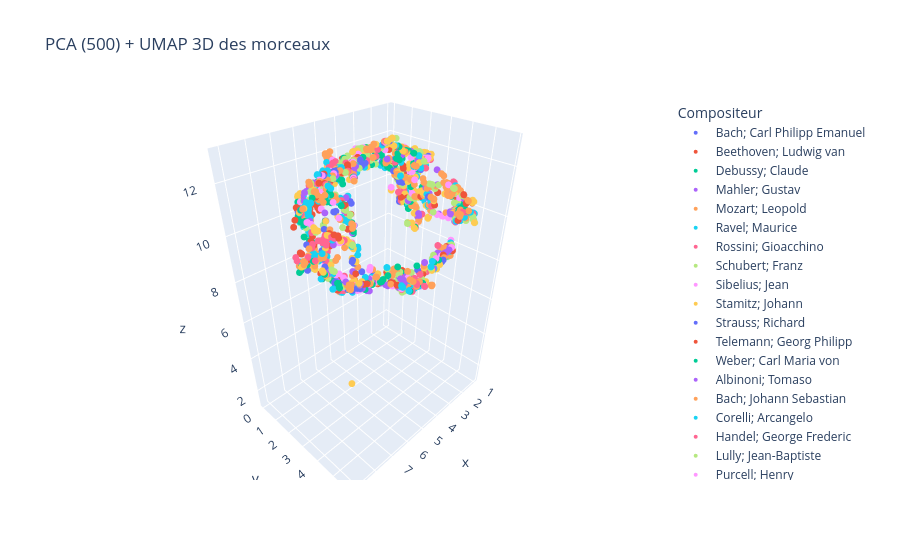

The notebook cell this image was saved under:
### Code cell
# PCA réduction à 500 dimensions
pca_500 = PCA(n_components=1000)
X_pca_500 = pca_500.fit_transform(X_scaled)

# UMAP sur la réduction PCA
reducer_pca_umap = umap.UMAP(n_neighbors=10, min_dist=0.0, n_components=3, metric='cosine')
X_pca_umap_3d = reducer_pca_umap.fit_transform(X_pca_500, y=y_numeric)

fig = px.scatter_3d(
    x=X_pca_umap_3d[:, 0],
    y=X_pca_umap_3d[:, 1],
    z=X_pca_umap_3d[:, 2],
    color=y,
    labels={'color': 'Compositeur'},
    hover_name=morceaux,
    title="PCA (500) + UMAP 3D des morceaux"
)
fig.update_traces(marker=dict(size=4))
fig.show()
